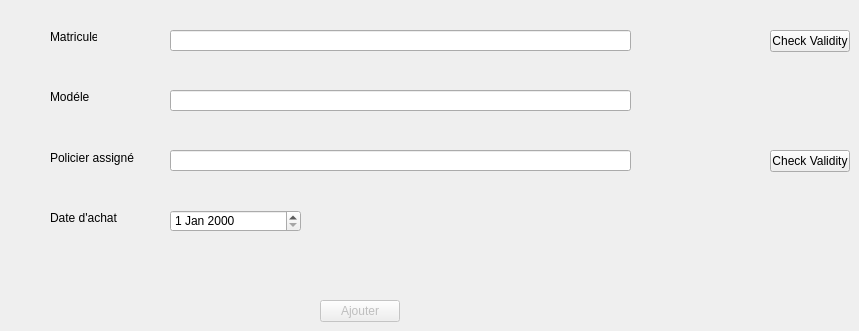
      <widget class="QWidget" name="tab_17">
       <attribute name="title">
        <string>Ajout</string>
       </attribute>
       <widget class="QLabel" name="label_9">
        <property name="geometry">
         <rect>
          <x>50</x>
          <y>210</y>
          <width>91</width>
          <height>16</height>
         </rect>
        </property>
        <property name="text">
         <string>Date d'achat</string>
        </property>
       </widget>
       <widget class="QLabel" name="label_10">
        <property name="geometry">
         <rect>
          <x>50</x>
          <y>30</y>
          <width>47</width>
          <height>14</height>
         </rect>
        </property>
        <property name="text">
         <string>Matricule</string>
        </property>
       </widget>
       <widget class="QLabel" name="label_11">
        <property name="geometry">
         <rect>
          <x>50</x>
          <y>150</y>
          <width>101</width>
          <height>16</height>
         </rect>
        </property>
        <property name="text">
         <string>Policier assigné</string>
        </property>
       </widget>
       <widget class="QLabel" name="label_12">
        <property name="geometry">
         <rect>
          <x>50</x>
          <y>90</y>
          <width>47</width>
          <height>14</height>
         </rect>
        </property>
        <property name="text">
         <string>Modéle</string>
        </property>
       </widget>
       <widget class="QLineEdit" name="MatriculeEdit">
        <property name="geometry">
         <rect>
          <x>170</x>
          <y>30</y>
          <width>461</width>
          <height>21</height>
         </rect>
        </property>
       </widget>
       <widget class="QLineEdit" name="modeleEdit">
        <property name="geometry">
         <rect>
          <x>170</x>
          <y>90</y>
          <width>461</width>
          <height>21</height>
         </rect>
        </property>
       </widget>
       <widget class="QLineEdit" name="idpedit">
        <property name="geometry">
         <rect>
          <x>170</x>
          <y>150</y>
          <width>461</width>
          <height>21</height>
         </rect>
        </property>
       </widget>
       <widget class="QLabel" name="label_13">
        <property name="geometry">
         <rect>
          <x>640</x>
          <y>30</y>
          <width>121</width>
          <height>21</height>
         </rect>
        </property>
        <property name="text">
         <string/>
        </property>
       </widget>
       <widget class="QPushButton" name="Chech_matricule_vehi">
        <property name="geometry">
         <rect>
          <x>770</x>
          <y>30</y>
          <width>80</width>
          <height>22</height>
         </rect>
        </property>
        <property name="text">
         <string>Check Validity</string>
        </property>
       </widget>
       <widget class="QLabel" name="label_14">
        <property name="geometry">
         <rect>
          <x>640</x>
          <y>150</y>
          <width>131</width>
          <height>21</height>
         </rect>
        </property>
        <property name="text">
         <string/>
        </property>
       </widget>
       <widget class="QPushButton" name="check_idp_vehi">
        <property name="geometry">
         <rect>
          <x>770</x>
          <y>150</y>
          <width>80</width>
          <height>22</height>
         </rect>
        </property>
        <property name="text">
         <string>Check Validity</string>
        </property>
       </widget>
       <widget class="QPushButton" name="ajouter">
        <property name="enabled">
         <bool>false</bool>
        </property>
        <property name="geometry">
         <rect>
          <x>320</x>
          <y>300</y>
          <width>80</width>
          <height>22</height>
         </rect>
        </property>
        <property name="text">
         <string>Ajouter</string>
        </property>
       </widget>
       <widget class="QDateEdit" name="dateEdit_vehicules">
        <property name="geometry">
         <rect>
          <x>170</x>
          <y>210</y>
          <width>131</width>
          <height>22</height>
         </rect>
        </property>
       </widget>
      </widget>
